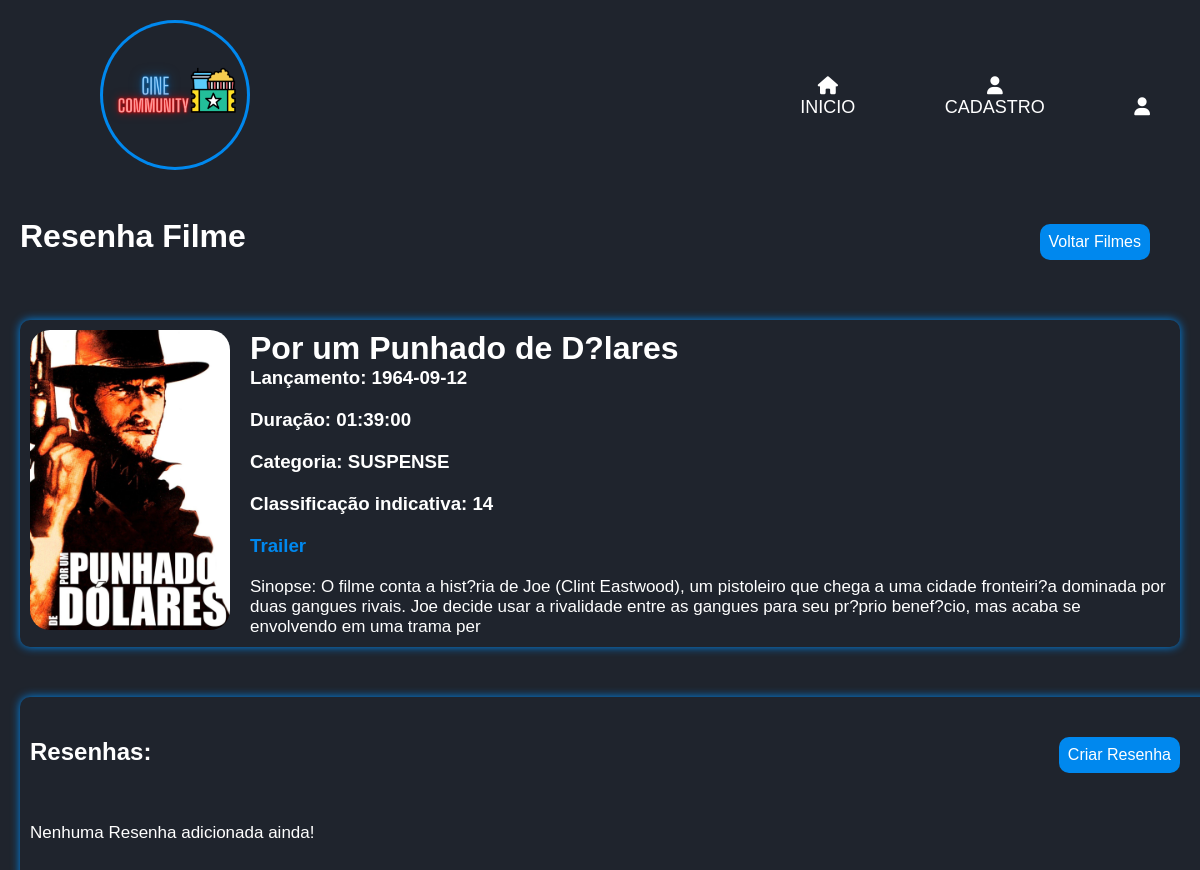
/view/filme_resenha.php?get_id=36, run on the app's committed database.
### tables this page shows
CREATE TABLE IF NOT EXISTS `filme` (
  `id_filme` INT NOT NULL AUTO_INCREMENT,
  `nome_filme` VARCHAR(80) NOT NULL,
  `dt_de_lancamento_filme` DATE NULL DEFAULT NULL,
  `duracao_filme` TIME NULL DEFAULT NULL,
  `sinopse_filme` VARCHAR(250) NOT NULL,
  `classificacao_filme` VARCHAR(50) NOT NULL,
  `capa_filme` VARCHAR(50) NOT NULL,
  `trailer_filme` VARCHAR(50) NULL DEFAULT NULL,
  `fk_usuario_id_usuario` INT NOT NULL,
  `fk_categoria_filme_id_categoria_filme` INT NOT NULL,
  `fk_canal_filme_id_canal_filme` INT NOT NULL,
  PRIMARY KEY (`id_filme`, `fk_usuario_id_usuario`, `fk_categoria_filme_id_categoria_filme`, `fk_canal_filme_id_canal_filme`),
  INDEX `fk_filme_usuario1_idx` (`fk_usuario_id_usuario` ASC),
  INDEX `fk_filme_categoria_filme1_idx` (`fk_categoria_filme_id_categoria_filme` ASC) ,
  INDEX `fk_filme_canal_filme1_idx` (`fk_canal_filme_id_canal_filme` ASC) ,
  CONSTRAINT `fk_filme_usuario1`
    FOREIGN KEY (`fk_usuario_id_usuario`)
    REFERENCES `usuario` (`id_usuario`)
    ON DELETE NO ACTION
    ON UPDATE NO ACTION,
  CONSTRAINT `fk_filme_categoria_filme1`
    FOREIGN KEY (`fk_categoria_filme_id_categoria_filme`)
    REFERENCES `categoria_filme` (`id_categoria_filme`)
    ON DELETE NO ACTION
    ON UPDATE NO ACTION,
  CONSTRAINT `fk_filme_canal_filme1`
    FOREIGN KEY (`fk_canal_filme_id_canal_filme`)
    REFERENCES `canal_filme` (`id_canal_filme`)
    ON DELETE NO ACTION
    ON UPDATE NO ACTION);

CREATE TABLE IF NOT EXISTS `categoria_filme` (
  `id_categoria_filme` INT NOT NULL AUTO_INCREMENT,
  `categoria_filme` VARCHAR(45) NOT NULL,
  PRIMARY KEY (`id_categoria_filme`));

### model/conexao.php (called while the page is built, shortened)
<?php
class Conexao{
    private static $conexao;
    public static function getInstance(){
        if(!isset(self::$conexao)){
            try{
                $options = array(
                    PDO::ATTR_PERSISTENT => true,
                    PDO::MYSQL_ATTR_INIT_COMMAND => 'SET NAMES UTF8;',
                    PDO::ATTR_ERRMODE => PDO::ERRMODE_EXCEPTION
                );
                self::$conexao = new PDO('mysql:host=localhost;dbname=cine_community','root','', $options);
                self::$conexao->setAttribute(PDO::ATTR_ERRMODE, PDO::ERRMODE_EXCEPTION);
            }catch(PDOException $exc){
                echo "Houve um erro ao se conectar com o Banco de Dados ".$exc->getMessage();
            }
        }
        return self::$conexao;
    }
}
?>

### model/dao/filmeDAO.php (called while the page is built, shortened)
<?php
require_once __DIR__ .'/../conexao.php';
require_once __DIR__ .'/../dto/filmeDTO.php';
class FilmeDAO{
    public $pdo;
    public function __construct()
    {
        $this->pdo = Conexao::getInstance();
    }
public function selecionarFilmesComCategoria($id_filme) {
    try{
        $sql = "SELECT f.*, u.nome_usu, c.categoria_filme FROM filme f JOIN usuario u ON f.fk_usuario_id_usuario = u.id_usuario JOIN categoria_filme c
        ON f.fk_categoria_filme_id_categoria_filme = c.id_categoria_filme WHERE f.id_filme=? LIMIT 1";
        $stmt = $this->pdo->prepare($sql);
        $stmt->bindValue(1,$id_filme);
        $stmt->execute([$id_filme]);
        $filmes = array();
        if($stmt->rowCount() > 0){
            while ($filmeFetch = $stmt->fetch(PDO::FETCH_ASSOC)) {
                $FilmeDTO = new FilmeDTO();
                $FilmeDTO->setId_filme($filmeFetch['id_filme']);
                $FilmeDTO->setNome_filme($filmeFetch['nome_filme']);
                $FilmeDTO->setDt_de_lancamento_filme($filmeFetch['dt_de_lancamento_filme']);
                $FilmeDTO->setDuracao_filme($filmeFetch['duracao_filme']);
                $FilmeDTO->setSinopse_filme($filmeFetch['sinopse_filme']);
                $FilmeDTO->setFk_categoria_filme_id_categoria_filme($filmeFetch['categoria_filme']);
                $FilmeDTO->setFk_usuario_id_usuario($filmeFetch['nome_usu']);
                $FilmeDTO->setClassificacao_filme($filmeFetch['classificacao_filme']);
                $FilmeDTO->setCapa_filme($filmeFetch['capa_filme']);
                $FilmeDTO->setTrailer_filme($filmeFetch['trailer_filme']);
                $filmes[] = $filmeFetch;
                return $FilmeDTO;
            } return $filmes;
        }else{
            echo '<p>Nenhum Filme adicionado ainda!</p>';
        }
        }catch(PDOException $exc){
        echo $exc->getMessage();
    }
}
}

### model/dto/filmeDTO.php (called while the page is built, shortened)
<?php
class FilmeDTO{
    private $nome_filme;
    private $dt_de_lancamento_filme;
    private $duracao_filme;
    private $sinopse_filme;
    private $classificacao_filme;
    private $capa_filme;
    private $fk_categoria_filme_id_categoria_filme;
public function getNome_filme(){
    return $this->nome_filme;
}
public function getDt_de_lancamento_filme(){
    return $this->dt_de_lancamento_filme;
}
public function getDuracao_filme(){
    return $this->duracao_filme;
}
public function getSinopse_filme(){
    return $this->sinopse_filme;
}
public function getClassificacao_filme() {
    return $this->classificacao_filme;
}
public function getCapa_filme() {
    return $this->capa_filme;
}
public function getFk_categoria_filme_id_categoria_filme() {
    return $this->fk_categoria_filme_id_categoria_filme;
}
public function setNome_filme($nome_filme) {
    $this->nome_filme = $nome_filme;
}
public function setDt_de_lancamento_filme($dt_de_lancamento_filme) {
    $this->dt_de_lancamento_filme = $dt_de_lancamento_filme;
}
public function setDuracao_filme($duracao_filme) {
    $this->duracao_filme = $duracao_filme;
}
public function setSinopse_filme($sinopse_filme){
    $this->sinopse_filme = $sinopse_filme;
}
public function setClassificacao_filme($classificacao_filme) {
    $this->classificacao_filme = $classificacao_filme;
}
public function setCapa_filme($capa_filme) {
    $this->capa_filme = $capa_filme;
}
public function setFk_categoria_filme_id_categoria_filme($fk_categoria_filme_id_categoria_filme) {
    $this->fk_categoria_filme_id_categoria_filme = $fk_categoria_filme_id_categoria_filme;
}
}
?>

### view/filme_resenha.php (the view, shortened to what this page needs)
<?php
require_once '../model/dao/filmeDAO.php';
require_once '../model/dao/resenhaDAO.php';
if(isset($_GET['get_id'])) {
    $get_id = $_GET['get_id'];
} else {
    $get_id = '';
    header('location:../usuariologado.php');
}
$FilmeDAO = new FilmeDAO();
?>
<!DOCTYPE html>
<html lang="pt-br">
<head>
    <link rel="stylesheet" href="../css/style.css">
    <link rel="stylesheet" href="../css/resenhas.css">
    <link rel="stylesheet" href="https://cdnjs.cloudflare.com/ajax/libs/font-awesome/6.4.0/css/all.min.css"/>
    <link rel="stylesheet" href="https://unpkg.com/boxicons@2.1.4/css/boxicons.min.css">
</head>
<body>
    <header class="header" >
        <a href="../index.php" class="logo"><img src="../assets/logoinicio.png" alt="index.php"></a>
        <nav class="navbar" style="-i:1;">
            <a href="#" style="-i:2;"><i class="fa-solid fa-house"></i><br>INICIO</a>
            <a href="../view/cadastro.php" style="-i:3;"><i class="fa-solid fa-user"></i><br>CADASTRO</a>
            <a href="../view/login.php" style="-i:4;"><i class="fa-solid fa-user"></i><br><?=$_SESSION["nickname_usu"];?></a>
        </nav>
    </header>
    <div id="all">
        <div class="titulo"><h1>Resenha Filme</h1><a href="../usuariologado.php" class="criar_resenha">Voltar Filmes</a></div>
    <?php
    $filmeFetch = $FilmeDAO->selecionarFilmesComCategoria($get_id);
    if($filmeFetch) { ?>
        <div class="dados-filme">
            <img src="../assets/<?= $filmeFetch->getCapa_filme();?>" alt="" class="poster">
            <div>
                <h1><?= $filmeFetch->getNome_filme();?></h1>
                <h3>Lançamento: <?= $filmeFetch->getDt_de_lancamento_filme();?></h3>
                <h3>Duração: <?= $filmeFetch->getDuracao_filme();?></h3>
                <h3>Categoria: <?= $filmeFetch->getFk_categoria_filme_id_categoria_filme();?></h3>
                <h3>Classificação indicativa: <?= $filmeFetch->getClassificacao_filme();?></h3>
                <h3><a href="">Trailer</a><?= $filmeFetch->getTrailer_filme();?></h3>
                <p>Sinopse: <?= $filmeFetch->getSinopse_filme();?></p>
            </div>
        </div>
    </div>
    <?php
}else {
    echo '<p>Nenhum Filme Adicionado!</p>';
}?>
    <section class="resenha">
        <div class="titulo">
            <h1>Resenhas:</h1>
            <a href="resenha.php?get_id=<?= $get_id; ?>" class="criar_resenha">Criar Resenha</a>
        </div>
    </section>
</body>
</html>

### css/style.css (style rules this page uses)
* { margin: 0; padding: 0; box-sizing: border-box; font-family: 'Poppins', sans-serif; }
body { background-color: #1f242d; color: #fff; }
.header { top: 0; left: 0; width: 100%; padding: 20p 10%; background: #1f242d; display: flex; justify-content: space-between; align-items: center; z-index: 100; flex-wrap: wrap; }
.logo img { margin-top: 1.3em; max-width: 8em; animation: slideRight 1s ease forwards; flex-wrap: wrap; margin: 20px auto; margin-left: 100px; max-width: 150px; border-radius: 50%; -moz-border-radius: 50%; -webkit-border-radius: 50%; padding: 3px; background-color: #08ef; }
.header { text-align: center; }
.navbar a { display: inline-block; font-size: 18px; color: #fff; text-decoration: none; font-weight: 500; margin-left: 35px; transition: -7s; animation: slideTop 5s ease forwards; animation-delay: calc(.2s * var(-i)); flex-wrap: wrap; margin-right: 50px; }
section { width: 100%; height: 100vh; overflow: hidden; }
body { background-color: #1f242d; }
h3, h5 { color: rgb(255, 255, 255); margin-bottom: 20px; }

### css/resenhas.css (style rules this page uses)
* { margin: 0; padding: 0; }
body { background-color: #1f242d; }
#all { margin: 50px 20px; margin-top: 0; }
.dados-filme { margin:none; margin-top: 30px; padding:10px 10px; display: flex; gap: 20px; color: #fff; box-shadow: 0 0 10px #08ef; border-radius:10px; margin-bottom: 10px; }
.titulo { display: flex; margin-bottom: 20px; justify-content: space-between; align-items: baseline; }
.resenha { margin: 20px; margin:none; padding:10px 10px; box-shadow: 0 0 10px #08ef; color: #fff; border-radius: 10px; margin-bottom: 20px; }
h1 { color: #fff; }
.poster { height: 300px; border-radius: 20px; }
p { font-size: 17px; }
a { color: #08ef; text-decoration: none; }
.criar_resenha { background-color: #08ef; color: #fff; padding: 9px; border-radius: 10px; margin: 30px; }

### data on the page
filme: capa_filme (picture), nome_filme "Por um Punhado de D?lares", dt_de_lancamento_filme "1964-09-12", duracao_filme "01:39:00", fk_categoria_filme_id_categoria_filme.categoria_filme "SUSPENSE", classificacao_filme "14", sinopse_filme "O filme conta a hist?ria de Joe (Clint Eastwood), um pistoleiro que chega a uma cidade fronteiri?a dominada por duas gangues rivais. Joe decide usar a rivalidade entre as gangues para seu pr?prio benef?cio, mas acaba se envolvendo em uma trama per"
